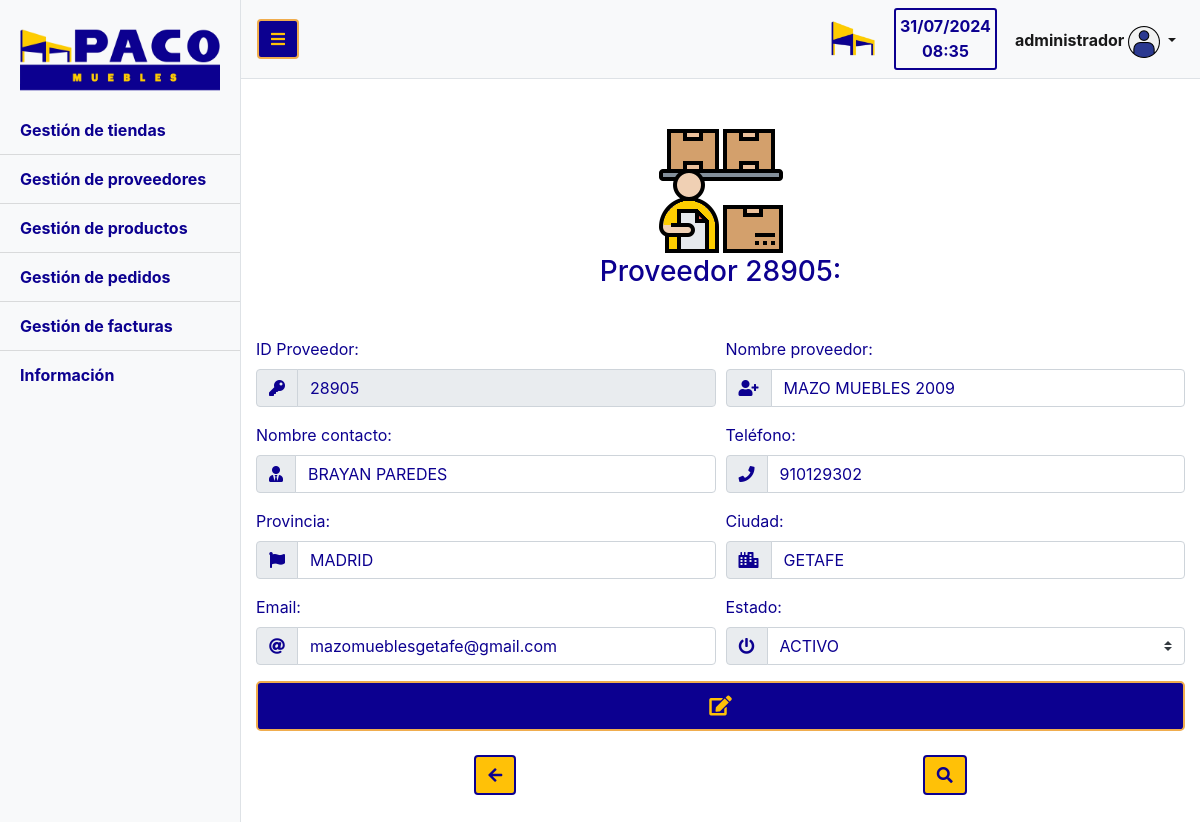
Page /proveedor_editar.php?id=28905 (signed in) on the committed database.
### tables this page shows
CREATE TABLE IF NOT EXISTS `PROVEEDORES` (
  `ID_PROVEEDOR` varchar(5) NOT NULL,
  `NOMBRE_PROVEEDOR` varchar(100) NOT NULL,
  `NOMBRE_CONTACTO` varchar(50) DEFAULT NULL,
  `PROVINCIA` varchar(100) NOT NULL,
  `CIUDAD` varchar(100) NOT NULL,
  `TELEFONO` varchar(20) NOT NULL,
  `EMAIL` varchar(100) NOT NULL,
  `ESTADO` tinyint(1) DEFAULT NULL,
  PRIMARY KEY (`ID_PROVEEDOR`),
  UNIQUE KEY `ID_PROVEEDORES_UNIQUE` (`ID_PROVEEDOR`)
);

### proveedor_editar.php (the view, shortened to what this page needs)
<!DOCTYPE html>
<html lang="es">
<head>
  <link rel="stylesheet" href="https://use.fontawesome.com/releases/v5.15.1/css/all.css">
  <link href="vendor/bootstrap/css/bootstrap.min.css" rel="stylesheet">
  <link href="css/inicio.css" rel="stylesheet">
</head>
<body onload="hora_act()">
  <div class="d-flex" id="wrapper">
    <div class="bg-light border-right" id="sidebar-wrapper">
    <div class="sidebar-heading"><a class="text-dark" href="inicio.php"><img src="img/home_pacologo.png" style="width:200px"></a></div>
      <div class="list-group list-group-flush">
        <a href="tienda_home.php" class="list-group-item list-group-item-action bg-light color_bold_font">Gestión de tiendas</a>
        <a href="proveedor_home.php" class="list-group-item list-group-item-action bg-light color_bold_font">Gestión de proveedores</a>
        <a href="producto_home.php" class="list-group-item list-group-item-action bg-light color_bold_font">Gestión de productos</a>
        <a href="pedido_home.php" class="list-group-item list-group-item-action bg-light color_bold_font">Gestión de pedidos</a>
        <a href="facturas.php" class="list-group-item list-group-item-action bg-light color_bold_font">Gestión de facturas</a>
        <a href="informacion.php" class="list-group-item list-group-item-action bg-light color_bold_font">Información</a>
      </div>
    </div>
    <div id="page-content-wrapper">
      <nav class="navbar navbar-expand-lg navbar-light bg-light border-bottom">
      <button class="btn color_use text-warning" id="menu-toggle"><i class="fas fa-bars"></i></button>
        <div class="collapse navbar-collapse" id="navbarSupportedContent">
          <ul class="navbar-nav ml-auto mt-2 mt-lg-0">
            <div class="d-flex float-left mr-3">
              <img class="mx-auto d-block img-fluid" src="img/logo_transparente.png" style="width: 50px"/>
            </div>
            <div id="fecha">
              <div id="reloj">
                <form name="form_reloj">
                  <input type="text" name="reloj" id="casillareloj" disabled="disabled">
                </form>
              </div>
            </div>
            <li class="nav-item active dropdown" id="centrarUsuario">
              <a class="nav-link dropdown-toggle color_bold_font" href="#" id="navbarDropdown" role="button" data-toggle="dropdown" aria-haspopup="true" aria-expanded="false">
                 <?php echo $_SESSION['USER'];?>
                 <img src="img/user.png">
              </a>
            </li>
          </ul>
        </div>
      </nav>
    <?php
      include_once 'conexion.php';
      $id = $_GET['id'];
      $sql = $conexion->prepare("SELECT * FROM PROVEEDORES WHERE ID_PROVEEDOR = ?;");
      $sql ->execute([$id]);
      $proveedor = $sql->fetch(PDO::FETCH_OBJ);
    ?>
    <div class="container my-5 color_font">
      <div class="d-flex justify-content-center">
        <img src="img/proveedores.png">
      </div>
      <h3 class="text-center mb-5">Proveedor <?php echo $proveedor->ID_PROVEEDOR?>:</h3>
      <form method="POST" action="" role="form">
        <div class="form-row">
          <div class="form-group col-md-6">
            <label>ID Proveedor:</label>
            <div class="input-group">
              <div class="input-group-prepend">
                <span class="input-group-text color_font"><i class="fas fa-key"></i></span>
              </div>
              <input type="text" class="form-control color_font" autocomplete="off" value="<?php echo $proveedor->ID_PROVEEDOR?>" minlength="5" maxlength="5" pattern="^(?:[0-9][0-9]*|0)$" <?php include_once 'conexion2.php'; $id_proveedor = $_GET['id']; $consulta = "SELECT * FROM PEDIDOS WHERE ID_PROVEEDOR = $id_proveedor"; $res = mysqli_query($conexion2, $consulta); if(mysqli_num_rows($res)){ echo 'disabled';}else{ echo 'name="id_input"';}?>>
            </div>
          </div>
          <div class="form-group col-md-6">
            <label for="nombre_proveedor2">Nombre proveedor:</label>
            <div class="input-group">
              <div class="input-group-prepend">
                <span class="input-group-text color_font"><i class="fas fa-user-plus"></i></span>
              </div>
              <input type="text" class="form-control color_font" name="nombre_proveedor2" value="<?php echo $proveedor->NOMBRE_PROVEEDOR?>" maxlength="100" maxlength="50" autocomplete="off" required>
            </div>
          </div>
        </div>
        <div class="form-row">
          <div class="form-group col-md-6">
            <label for="nombre_contacto2">Nombre contacto:</label>
            <div class="input-group">
              <div class="input-group-prepend">
                <span class="input-group-text color_font"><i class="fas fa-user-tie"></i></span>
              </div>
              <input type="text" class="form-control color_font" name="nombre_contacto2" value="<?php echo $proveedor->NOMBRE_CONTACTO?>" maxlength="50" autocomplete="off" required>
            </div>
          </div>
          <div class="form-group col-md-6">
            <label for="telefono2">Teléfono:</label>
            <div class="input-group">
              <div class="input-group-prepend">
                <span class="input-group-text color_font"><i class="fas fa-phone"></i></span>
              </div>
              <input type="text" class="form-control color_font" name="telefono2" value="<?php echo $proveedor->TELEFONO?>" minlength="9" maxlength="9" pattern="^(?:[1-9][0-9]*|0)$" autocomplete="off" required>
            </div>
          </div>
        </div>
        <div class="form-row">
          <div class="form-group col-md-6">
            <label for="provincia2">Provincia:</label>
            <div class="input-group">
              <div class="input-group-prepend">
                <span class="input-group-text color_font"><i class="fas fa-flag"></i></span>
              </div>
              <input type="text" class="form-control color_font" name="provincia2" value="<?php echo $proveedor->PROVINCIA?>" maxlength="100" autocomplete="off" required>
            </div>
          </div>
          <div class="form-group col-md-6">
            <label for="ciudad2">Ciudad:</label>
            <div class="input-group">
              <div class="input-group-prepend">
                <span class="input-group-text color_font"><i class="fas fa-city"></i></span>
              </div>
              <input type="text" class="form-control color_font" name="ciudad2" value="<?php echo $proveedor->CIUDAD?>" maxlength="100" autocomplete="off" required>
            </div>
          </div>
        </div>
        <div class="form-row">
          <div class="form-group col-md-6">
            <label for="email2">Email:</label>
            <div class="input-group">
              <div class="input-group-prepend">
                <span class="input-group-text color_font"><i class="fas fa-at"></i></span>
              </div>
              <input type="text" class="form-control color_font" name="email2" value="<?php echo $proveedor->EMAIL?>" maxlength="100" pattern="^[a-zA-Z0-9.!#$%&'*+/=?^_`{|}~-]+@[a-zA-Z0-9-]+(?:\.[a-zA-Z0-9-]+)*$" autocomplete="off" required>
            </div>
          </div>
          <div class="form-group col-md-6">
            <label for="estado2">Estado:</label>
            <div class="input-group">
              <div class="input-group-prepend">
              <span class="input-group-text color_font"><i class="fas fa-power-off"></i></span>
            </div>
            <select class="custom-select color_font" name="estado2">
              <option value='1'>ACTIVO</option>
            </select>
            </div>
          </div>
        </div>
        <div class="form-row">
          <div class="form-group col-md-12">
            <button class="btn btn-lg btn-block color_use text-warning" title="Editar" type="submit" name="btn_editar_proveedor"><i class='fas fa-edit'></i></button>
          </div>
        </div>
      </form>
      <div class="container d-flex  justify-content-around mt-2">
        <form method="POST" action="proveedor_buscar.php">
          <button type="submit" name="searchBtn" class="btn color_text bg-warning"><i class="fas fa-arrow-left"></i></button>
        </form>
        <button class="btn color_text bg-warning" title="Buscar" name="lupa-lista" data-toggle="modal" data-target="#listaProveedores"><i class="fas fa-search"></i></button>
      </div>
    </div>
  </div>
</body>
</html>

### css/inicio.css (style rules this page uses)
#wrapper { overflow-x: hidden; }
#sidebar-wrapper { min-height: 100vh; margin-left: -15rem; -webkit-transition: margin .25s ease-out; -moz-transition: margin .25s ease-out; -o-transition: margin .25s ease-out; transition: margin .25s ease-out; }
#sidebar-wrapper .sidebar-heading { padding: 0.875rem 1.25rem; font-size: 1.2rem; }
#sidebar-wrapper .list-group { width: 15rem; }
#page-content-wrapper { min-width: 100vw; }
#reloj, #casillareloj { text-align: center; }
#fecha { text-align: center; font-weight: bold; border: 2px solid #0c0090; padding: 4px; margin-right: 10px; border-radius: 3px; color: #0c0090 }
.color_font { color: #0c0090; }
.color_bold_font { color: #0c0090; font-weight: bold; }
.color_use { background-color: #0c0090; border: 2px solid #f0ad4e; }
.color_text { color: #0c0090; border: 2px solid #0c0090; }
#casillareloj { border: none; background: #f8f9fa; width: 60px; color: #0c0090; font-weight: bold; }
#centrarUsuario { display: flex; justify-content: center; margin-top: 10px; }
@media (min-width: 768px) { #sidebar-wrapper { margin-left: 0; } }
@media (min-width: 768px) { #page-content-wrapper { min-width: 0; width: 100%; } }

### rows in the picture
proveedores: ID_PROVEEDOR "28905", nombre_proveedor2 "MAZO MUEBLES 2009", nombre_contacto2 "BRAYAN PAREDES", telefono2 "910129302", provincia2 "MADRID", ciudad2 "GETAFE", email2 "mazomueblesgetafe@gmail.com"

### other values in the picture
$_SESSION['USER'] "administrador"
